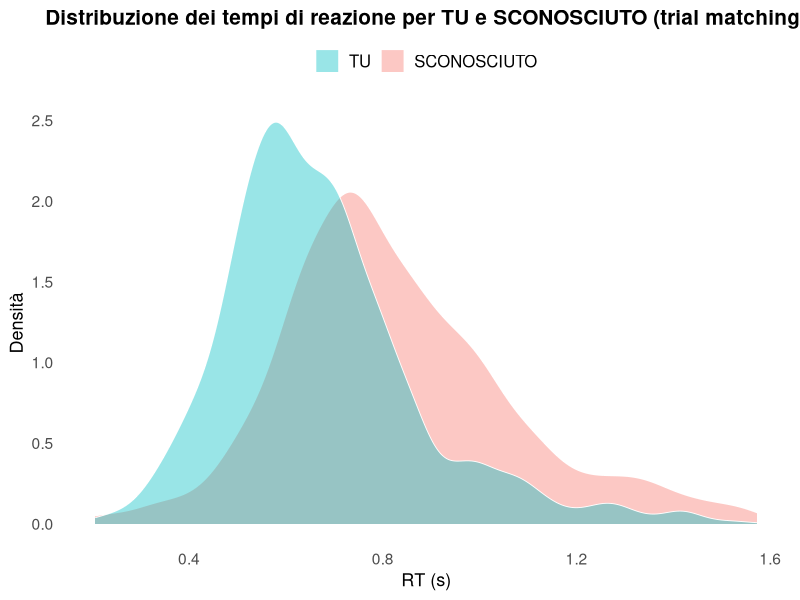

Recreate this plot in R.
## ---- chunk 1
library(readxl)
library(knitr) # per kable
Matching_Task <- read_excel("Matching Task.xlsx")
kable(head(Matching_Task))
## ---- chunk 2
matching_df_corr_exp <-Matching_Task[Matching_Task$accuracy == 1 & Matching_Task$trial_type == "exp", ]
kable(head(matching_df_corr_exp))
## ---- chunk 3
matching_df_corr_exp$tipo<-"non_matching"
matching_df_corr_exp$tipo[matching_df_corr_exp$condizione==1 & (
(matching_df_corr_exp$shape=="images/square.png" &  matching_df_corr_exp$label=="TU")|
(matching_df_corr_exp$shape=="images/triangle.png" &  matching_df_corr_exp$label=="SCONOSCIUTO")
)]<-"matching"

matching_df_corr_exp$tipo[matching_df_corr_exp$condizione==2 & (
  (matching_df_corr_exp$shape=="images/triangle.png" &  matching_df_corr_exp$label=="TU")|
    (matching_df_corr_exp$shape=="images/square.png" &  matching_df_corr_exp$label=="SCONOSCIUTO")
)]<-"matching"
#ora creiamo df con solo trial matching:
df_matching<-matching_df_corr_exp[matching_df_corr_exp$tipo=="matching",]
kable(head(df_matching))

## ---- chunk 4
#adesso eliminiamo RT<200ms 
df_matching <- df_matching[df_matching$RT > 0.2, ]
#calcoliamo upperlimit individuale: RT >2.5 sd rispetto alla media per singolo participant_id
media_rt<-aggregate(RT ~ participant_id,data = df_matching, FUN = mean)
sd_rt<-aggregate(RT ~ participant_id,data = df_matching, FUN = sd)
stat_outliers=merge(media_rt, sd_rt, by = "participant_id")
colnames(stat_outliers) <- c("participant_id", "media", "sd")
stat_outliers$upper_limit<-stat_outliers$media+2.5*stat_outliers$sd
# eliminiamo RT da df_matching
df_matching_limited <- merge(df_matching, stat_outliers, by = "participant_id")
df_clean_match <- df_matching_limited[df_matching_limited$RT <= df_matching_limited$upper_limit, ]
View(df_clean_match)
df_clean_match$upper_limit <- NULL
## ---- chunk 5
mean_rt_TU<-aggregate(RT ~ participant_id+tipo,data = df_clean_match[df_clean_match$label == "TU", ], FUN = mean)

colnames(mean_rt_TU)<- c("participant_id", "tipo", "media_RT_TU")

mean_rt_SC<-aggregate(RT ~ participant_id+tipo,data = df_clean_match[df_clean_match$label == "SCONOSCIUTO", ], FUN = mean)

colnames(mean_rt_SC)<- c("participant_id", "tipo", "media_RT_SC")
RT_mean_tot<-merge(mean_rt_TU,mean_rt_SC,by = "participant_id")

RT_mean_tot$SPE<-RT_mean_tot$media_RT_SC-RT_mean_tot$media_RT_TU
kable(head(RT_mean_tot))
## ---- chunk 6
## test per valutare la normalità
shapiro.test(RT_mean_tot$media_RT_TU)
shapiro.test(RT_mean_tot$media_RT_SC) #non normali


test_SPE <-wilcox.test(RT_mean_tot$media_RT_SC, RT_mean_tot$media_RT_TU, paired = TRUE)

test_SPE

## ---- chunk 7
## Visualizzazione della distribuzione dei tempi di reazione (SPE)

library(ggplot2)

ggplot(df_matching, aes(x = RT, fill = label)) +
  geom_density(alpha = 0.4, color = "white", size = 0.3) +
  labs(
    title = "Distribuzione dei tempi di reazione per TU e SCONOSCIUTO (trial matching)",
    x = "RT (s)",
    y = "Densità"
  ) +
  scale_fill_manual(
    values = c("TU" = "#00BFC4", "SCONOSCIUTO" = "#F8766D"),
    breaks = c("TU", "SCONOSCIUTO"),
    labels = c("TU", "SCONOSCIUTO"),
    guide = guide_legend(title = NULL)
  ) +
  theme_minimal(base_size = 14) +
  theme(
    legend.position = "top",
    legend.justification = "center",
    legend.text = element_text(size = 12),
    panel.grid = element_blank(), 
    plot.title = element_text(hjust = 0.5, face = "bold", size = 15),
    axis.title = element_text(size = 13)
  )
saveRDS(RT_mean_tot, file = "RT_mean_tot.rds")
